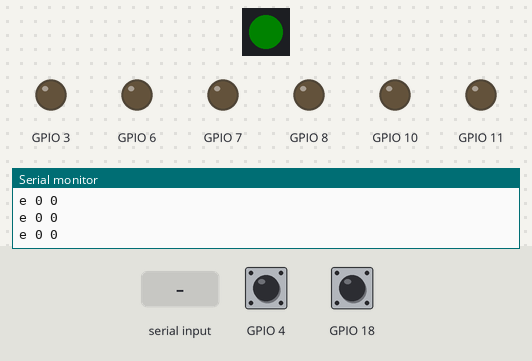
Simulated run of this program. Board: ESP32-S3. Parts: 1 RGB LEDs in strip order, left to right, output pins drawn as LEDs (lit = HIGH), the last lines printed to the serial monitor. Inputs (shaded band) come from the test bench; at power-on: GPIO 4 HIGH, GPIO 18 HIGH. Dim RGB values are drawn brighter than linear.

Above: at 1.2 s.
1.3 s: "m90\n" received over Serial
At 2.7 s:
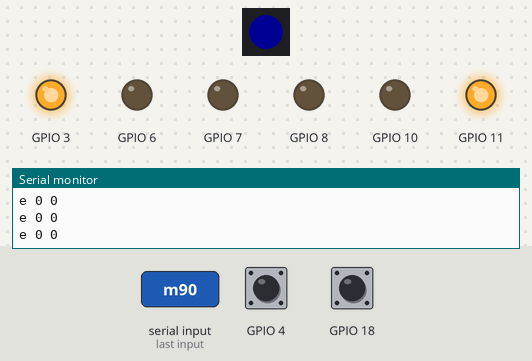
4.3 s: "f90\n" received over Serial
At 5.0 s:
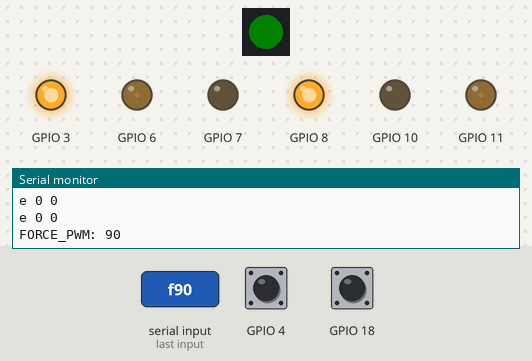
7.3 s: "m,45\n" received over Serial
At 8.7 s:
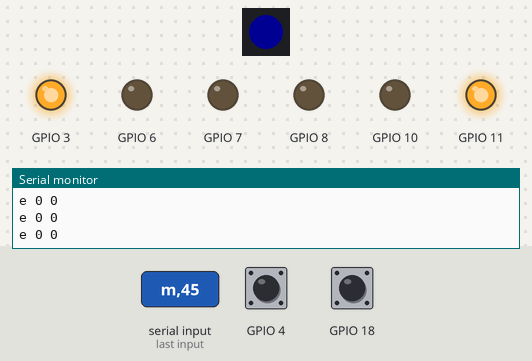
10.3 s: "m" received over Serial
At 12.7 s:
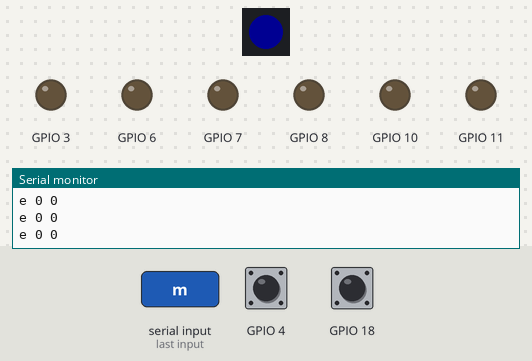
Timing chart, 0 to 14.3 s (numbered marks = the images above; inputs shaded):
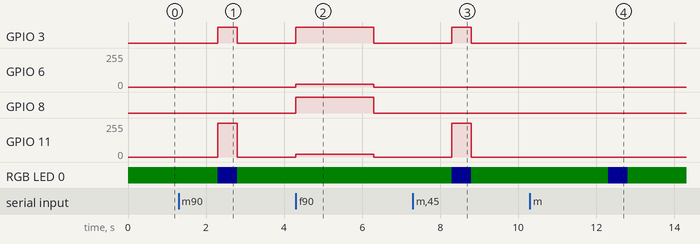

Measured:
- after the input at 1.3 s, GPIO 3: LOW → HIGH after 1.0 s, → LOW 0.50 s later; GPIO 11: 0/255 → 255/255 after 1.0 s, → 0/255 0.50 s later; RGB LED 0: RGB(0, 6, 0) → RGB(0, 0, 18) after 1.0 s, → RGB(0, 6, 0) 0.50 s later
- after the input at 4.3 s, GPIO 3, GPIO 8: LOW → HIGH at once, → LOW 2.0 s later; GPIO 6, GPIO 11: 0/255 → 22/255 at once, → 0/255 2.0 s later
- after the input at 7.3 s, GPIO 3: LOW → HIGH after 1.0 s, → LOW 0.50 s later; GPIO 11: 0/255 → 255/255 after 1.0 s, → 0/255 0.50 s later; RGB LED 0: RGB(0, 6, 0) → RGB(0, 0, 18) after 1.0 s, → RGB(0, 6, 0) 0.50 s later
- after the input at 10.3 s, RGB LED 0: RGB(0, 6, 0) → RGB(0, 0, 18) after 2.0 s, → RGB(0, 6, 0) 0.50 s later

The program:

main.cpp
```cpp
// MOTOR-ESP32S3/src/main.cpp - STABLE PRODUCTION
#include <Arduino.h>
#include <Adafruit_NeoPixel.h>
#include "config.h"
#include "MotorControl.h"

Adafruit_NeoPixel pixels(1, 48, NEO_GRB + NEO_KHZ800);
float targetLeftVel = 0, targetRightVel = 0;
uint32_t lastCmdTime = 0;

void setup() {
    Serial.begin(115200);
    Serial.setRxBufferSize(1024); // Increase buffer for stable command reception
    pixels.begin();
    pixels.setBrightness(30);
    pixels.setPixelColor(0, pixels.Color(0, 50, 0)); // Green = Ready
    pixels.show();

    MotorControl::begin();
    Serial.println("LLC_READY");
}

void loop() {
    // 1. Handle Serial Commands
    if (Serial.available()) {
        char cmd = Serial.read();
        if (cmd == 'm') {
            targetLeftVel = Serial.parseFloat();
            targetRightVel = Serial.parseFloat();
            lastCmdTime = millis();

            // Pulse Blue on command
            pixels.setPixelColor(0, pixels.Color(0, 0, 150));
            pixels.show();
        } else if (cmd == 'f') { // Force PWM Test
            int p = Serial.parseInt();
            Serial.print("FORCE_PWM: "); Serial.println(p);
            MotorControl::setMotorSpeeds(p, p);
            delay(2000);
            MotorControl::setMotorSpeeds(0, 0);
        }
    }

    // 2. Motor Logic (Aggressive scaling for 5V systems)
    if (millis() - lastCmdTime < CMD_TIMEOUT) {
        float outL = targetLeftVel * 2000.0;
        float outR = targetRightVel * 2000.0;

        // Kickstart: Ensure we have enough power to overcome friction
        if (targetLeftVel > 0.01 && outL < 500) outL = 500;
        if (targetLeftVel < -0.01 && outL > -500) outL = -500;
        if (targetRightVel > 0.01 && outR < 500) outR = 500;
        if (targetRightVel < -0.01 && outR > -500) outR = -500;

        MotorControl::setMotorSpeeds(outL, outR);
    } else {
        MotorControl::setMotorSpeeds(0, 0);

        // Return to Green if no recent command
        if (millis() - lastCmdTime > 200) {
            pixels.setPixelColor(0, pixels.Color(0, 50, 0));
            pixels.show();
        }
    }

    // 3. Telemetry - SLOWER (20Hz) to prevent Mac socat congestion
    static uint32_t lastTele = 0;
    if (millis() - lastTele > 50) {
        lastTele = millis();
        Serial.print("e ");
        Serial.print(MotorControl::getLeftTicks());
        Serial.print(" ");
        Serial.println(MotorControl::getRightTicks());
    }
}
```

config.h
```cpp
// MOTOR-ESP32S3/include/config.h
#ifndef CONFIG_H
#define CONFIG_H

// -----------------------------
// Motor Driver (TB6612FNG) Pin Definitions
// -----------------------------
#define LEFT_MOTOR_IN1    3
#define LEFT_MOTOR_IN2    10
#define LEFT_MOTOR_PWM    11

#define RIGHT_MOTOR_IN1   8
#define RIGHT_MOTOR_IN2   7
#define RIGHT_MOTOR_PWM   6

// -----------------------------
// Encoder Pin Definitions
// -----------------------------
#define LEFT_ENCODER_A    18
#define LEFT_ENCODER_B    17
#define RIGHT_ENCODER_A   4
#define RIGHT_ENCODER_B   5

// -----------------------------
// Robot Physical Specs
// -----------------------------
#define WHEEL_RADIUS      0.034   // meters
#define WHEEL_SEPARATION  0.212    // meters (Match robot.sh / launch)
#define ENCODER_CPR       3436    // counts per revolution (Standard Jetson Bot)

// -----------------------------
// Control Parameters
// -----------------------------
#define LOOP_FREQ         50      // Hz
#define LOOP_DT           0.02    // seconds (1/50)
#define CMD_TIMEOUT       500     // milliseconds to e-stop if no command

// PID Constants (Starting points, tune on blocks)
#define K_P               500.0
#define K_I               100.0
#define K_D               10.0

// -----------------------------
// PWM Parameters (using LEDC)
// -----------------------------
#define PWM_FREQ          20000   // 20 kHz (Silent mode)
#define PWM_RES           10      // 10-bit resolution (0-1023)
#define PWM_MAX           1023

#define RGB_PIN           48  // WS2812 RGB LED on ESP32-S3
#define LED_PIN           2   // Internal blue LED

#endif
```
